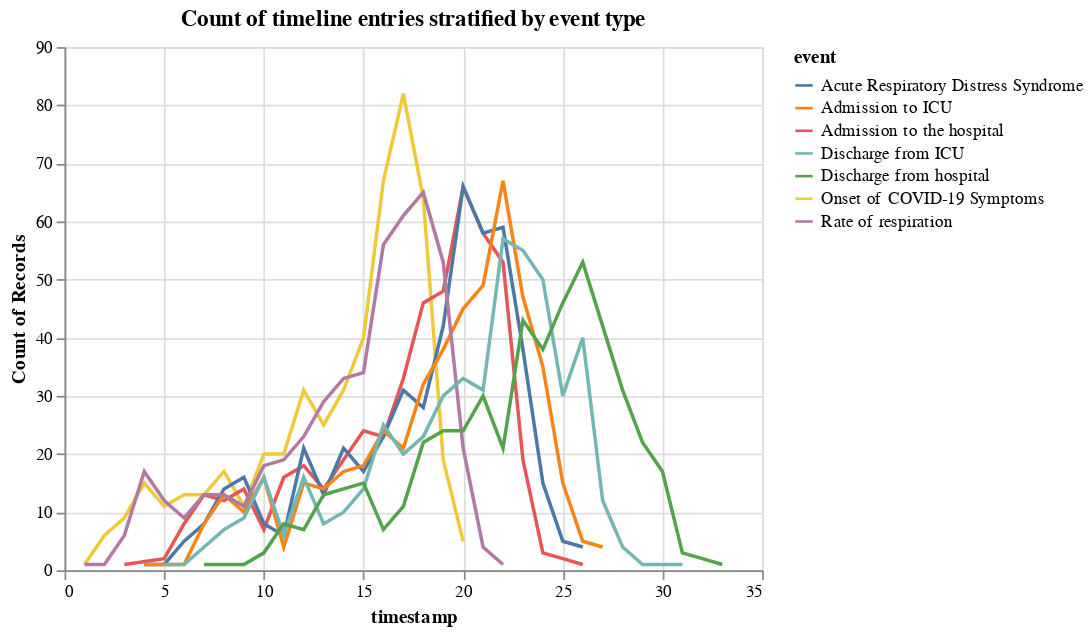

Notebook cell for this chart:
### Code cell
alt.Chart(df).mark_line().encode(
    x=COLUMNS.TIMESTAMP,
    y="count()",
    color=COLUMNS.EVENT
).properties(
    title="Count of timeline entries stratified by event type"
)

### Figure 1 — Vega-Lite specification as saved in the notebook (floating-point values rounded to 4 significant figures; data arrays with more than 128 entries replaced by an {"elided": "..."} marker saying what was removed)
{"config": {"view": {"continuousWidth": 400, "continuousHeight": 300}}, "data": {"name": "data-ee2a6b522d3191b8fd1c36689352754c"}, "mark": "line", "encoding": {"color": {"type": "nominal", "field": "event"}, "x": {"type": "quantitative", "field": "timestamp"}, "y": {"type": "quantitative", "aggregate": "count"}}, "title": "Count of timeline entries stratified by event type", "$schema": "https://vega.github.io/schema/vega-lite/v4.0.2.json", "datasets": {"data-ee2a6b522d3191b8fd1c36689352754c": {"elided": "3500 records"}}}
